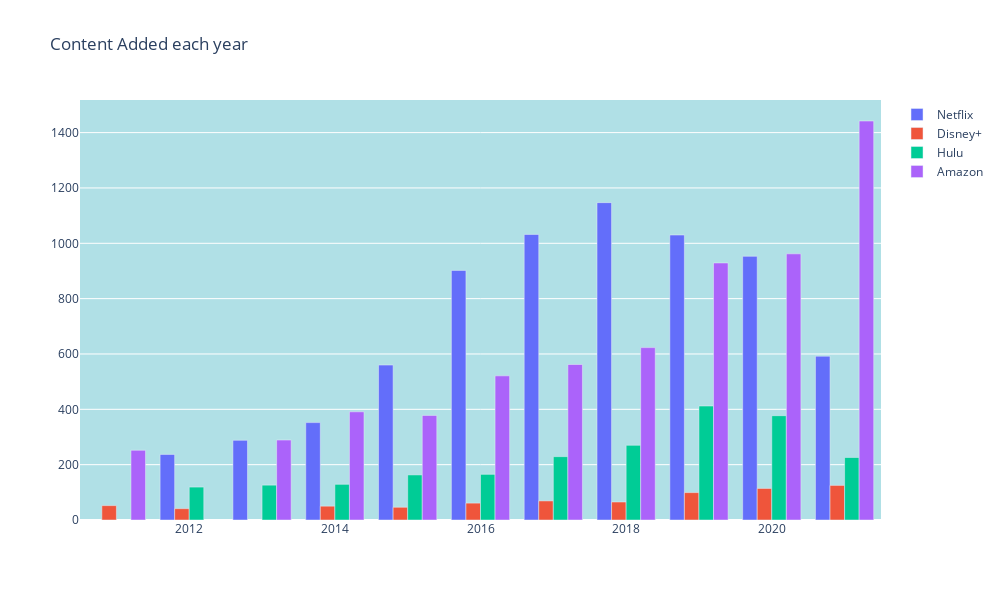

The notebook cell this image was saved under:
### Markdown cell above
<p style="text-align: center;"><span style="font-family: Georgia, serif;"><strong><span style="font-size: 22px;">The volume of Added Content each year for all Competitors</span></strong></span></p>

### Code cell
Netflix_years = Counter(df.release_year)
top_year_n = Netflix_years.most_common(10)

Disney_year = Counter(df_disney.release_year)
top_year_d = Disney_year.most_common(10)

Hulu_year = Counter(df_hulu.release_year)
top_year_h = Hulu_year.most_common(10)

amazon_year = Counter(df_amazon.release_year)
top_year_a = amazon_year.most_common(10)

fig = make_subplots(rows=1, cols=1)
fig.add_trace(
    go.Bar(x = [i[0] for i in top_year_n],y = [i[1] for i in top_year_n],name = 'Netflix',width=.2))
fig.add_trace(
    go.Bar(x = [i[0] for i in top_year_d],y = [i[1] for i in top_year_d],name = 'Disney+',width = .2))
fig.add_trace(
    go.Bar(x = [i[0] for i in top_year_h],y = [i[1] for i in top_year_h],name = 'Hulu',width = .2))
fig.add_trace(
    go.Bar(x = [i[0] for i in top_year_a],y = [i[1] for i in top_year_a],name = 'Amazon',width = .2))
fig.update_layout(height=600, width=1000, title_text="Content Added each year", plot_bgcolor="#b0e0e6")

### Figure 1 — Plotly figure (JSON) as saved in the notebook; plotly's stock layout.template omitted (floating-point values rounded to 4 significant figures)
{"data": [{"name": "Netflix", "type": "bar", "width": 0.2, "x": [2018, 2017, 2019, 2020, 2016, 2021, 2015, 2014, 2013, 2012], "y": [1147, 1032, 1030, 953, 902, 592, 560, 352, 288, 237]}, {"name": "Disney+", "type": "bar", "width": 0.2, "x": [2021, 2020, 2019, 2017, 2018, 2016, 2011, 2014, 2015, 2012], "y": [125, 114, 99, 69, 65, 61, 52, 50, 46, 41]}, {"name": "Hulu", "type": "bar", "width": 0.2, "x": [2019, 2020, 2018, 2017, 2021, 2016, 2015, 2014, 2013, 2012], "y": [412, 377, 270, 229, 226, 165, 163, 129, 126, 119]}, {"name": "Amazon", "type": "bar", "width": 0.2, "x": [2021, 2020, 2019, 2018, 2017, 2016, 2014, 2015, 2013, 2011], "y": [1442, 962, 929, 623, 562, 521, 391, 378, 289, 252]}], "layout": {"height": 600, "plot_bgcolor": "#b0e0e6", "title": {"text": "Content Added each year"}, "width": 1000, "xaxis": {"anchor": "y", "domain": [0, 1]}, "yaxis": {"anchor": "x", "domain": [0, 1]}}}
